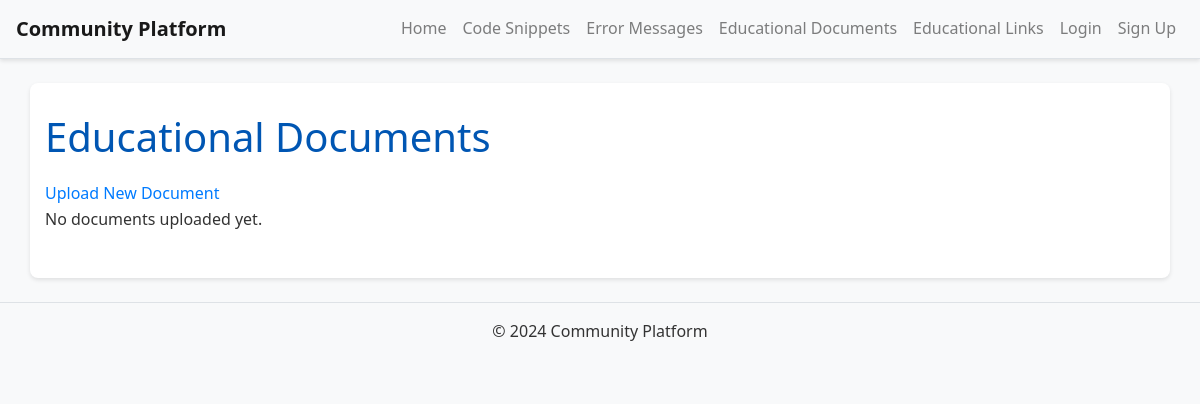
The app's page /documents/, older data.
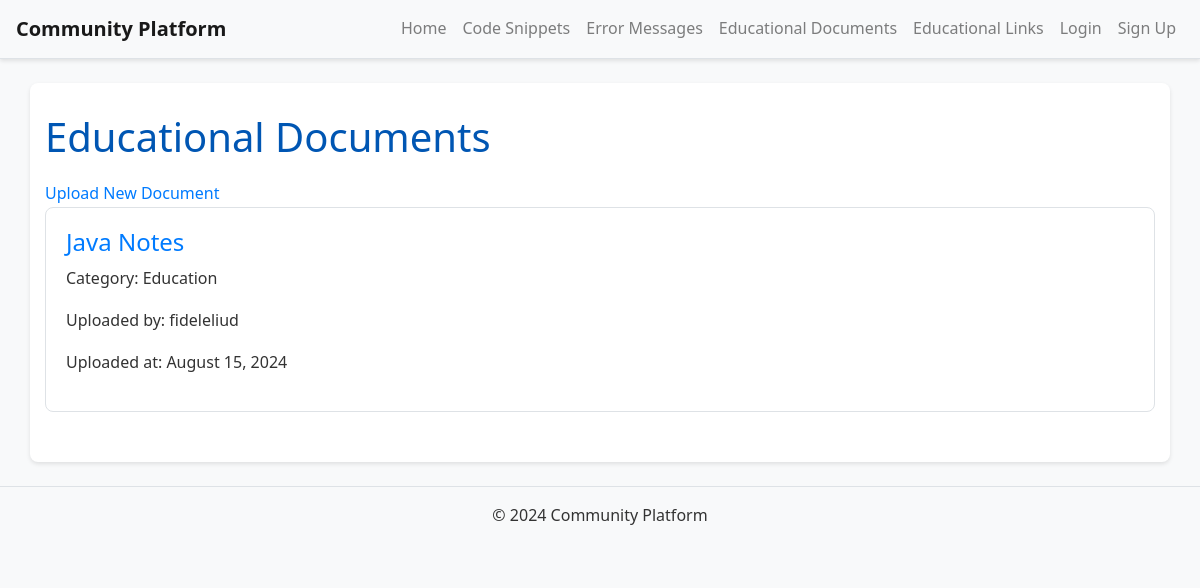
The same page, newer data.
### documents/models.py (models this page shows, shortened)
class Document(models.Model):
    user = models.ForeignKey(settings.AUTH_USER_MODEL, on_delete=models.CASCADE)
    title = models.CharField(max_length=200)
    description = models.TextField()
    file = models.FileField(upload_to='documents/')
    category = models.CharField(max_length=50)
    created_at = models.DateTimeField(auto_now_add=True)
    updated_at = models.DateTimeField(auto_now=True)

### users/models.py (models this page shows, shortened)
class CustomUser(AbstractUser):
    bio = models.TextField(blank=True)
    profile_picture = models.ImageField(upload_to='profile_pics/', blank=True, null=True)

### documents/views.py (the view)
# urls.py: path('', views.document_list, name='document_list'),
def document_list(request):
    documents = Document.objects.all().order_by('-created_at')
    paginator = Paginator(documents, 10)
    page_number = request.GET.get('page')
    page_obj = paginator.get_page(page_number)
    return render(request, 'documents/document_list.html', {'page_obj': page_obj})

### templates/documents/document_list.html (shortened to what this page needs)
{% extends 'base.html' %}
{% block content %}
<h1>Educational Documents</h1>
<a href="{% url 'upload_document' %}">Upload New Document</a>
{% for document in page_obj %}
    <div class="document-preview">
        <h2><a href="{% url 'document_detail' document.pk %}">{{ document.title }}</a></h2>
        <p>Category: {{ document.category }}</p>
        <p>Uploaded by: {{ document.user.username }}</p>
        <p>Uploaded at: {{ document.created_at|date:"F d, Y" }}</p>
    </div>
{% empty %}
    <p>No documents uploaded yet.</p>
{% endfor %}
{% endblock %}

Row changes from the older to the newer data that the page shows:
added Document: title "Java Notes", category "Education", user.username "fideleliud", created_at "August 15, 2024"
Text that changed along with them:
text no longer shown: "No documents uploaded yet."
